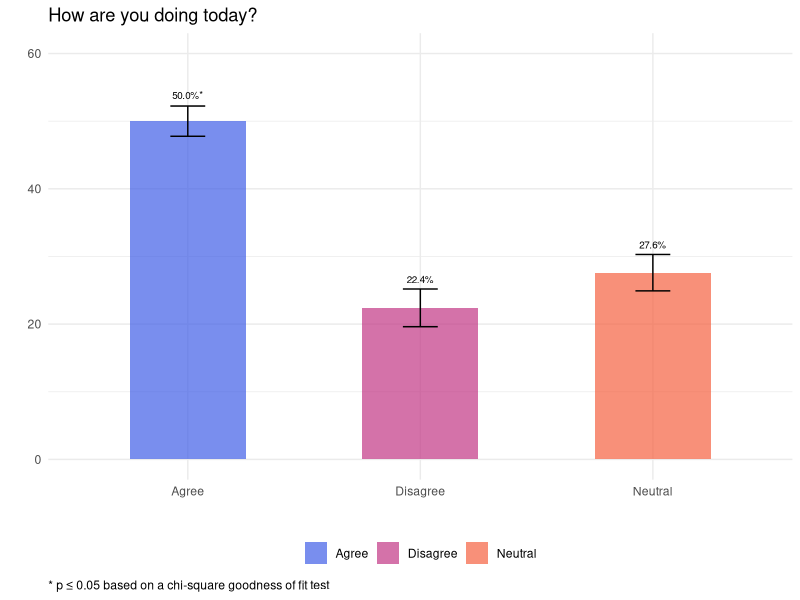
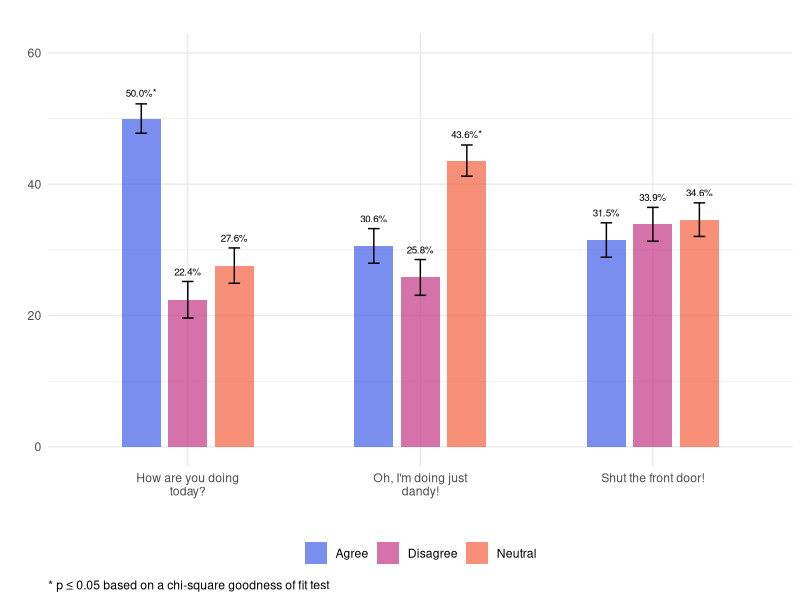

Reproduce these figures in R, in order.
## ---- chunk 1
# Import dependencies
library(dplyr)
library(ggplot2)
library(ggtext)
library(stringr)
library(tidyr)
## ---- chunk 2
# This function renders a grouped bar plot of all nominal vectors inputted
render_props <- function(x) {
  
  # This function runs a chi-square goodness of fit test and computes props for a nominal vector
  get_props <- function(x, label) {
    
    # Run Chi-square goodness of fit test
    test <- chisq.test(
      x = x %>%
        table %>% 
        unname
    )
    
    # Compute props
    props <- x %>% 
      table %>%
      prop.table %>%
      as_tibble %>%
      rename(level = ".", prop = n) %>%
      mutate(
        item = label,
        n = x %>%
          table %>%
          unname,
        error = sqrt((prop * (1 - prop)) / n) * 100,
        prop = round(prop * 100, 1),
        stat_sig = ""
      ) %>%
      relocate(item, .before = level)
    
    # If stat sig
    if(test$p.value <= 0.05) {
      
      # Identify prop with largest residual
      largest_residual <- which(abs(test$residuals) == max(abs(test$residuals)))
      
      # Add asterisk to stat_sig vector row with largest residual
      props$stat_sig[largest_residual] <- "*"
      
    }
    
    return(props)
    
  }
  
  # Wrap vector names if too long
  names(x) <- str_wrap(
    string = names(x),
    width = 20
  )

  # Pivot all nominal vectors long, then run each vector through the get_props function
  df <- x %>%
    pivot_longer(cols = all_of(names(x))) %>%
    group_by(name) %>%
    reframe(get_props(value, unique(name))) %>%
    ungroup() %>%
    mutate(
      item = factor(
        x = item,
        levels = all_of(names(x))
      )
    )
  
  # Create color palette
  color_palette <- c(
    "#405DE6", 
    "#5B51D8", 
    "#833AB4",
    "#C13584",
    "#E1306C",
    "#FD1D1D",
    "#F56040",
    "#F77737",
    "#FCAF45",
    "#FFDC80"
  )
  
  # Tweak plot based on number of items passed into function
  if(ncol(x) > 1) {
    
    # Select the number of colors needed
    fill_colors <- color_palette[
      seq(
        from = 1, 
        to = length(color_palette), 
        by = floor(length(color_palette) / length(levels(df$item)))
      )[1:length(levels(df$item))]
    ]
    
    # Set mapping content
    mapping_content <- aes(
      x = item, 
      y = prop, 
      fill = level,
      label = paste0(format(prop, nsmall = 1), "%", stat_sig)
    )
    
    # Set plot title
    plot_title <- ""
      
  } else {
    
    # Select the number of colors needed
    fill_colors <- color_palette[
      seq(
        from = 1, 
        to = length(color_palette), 
        by = floor(length(color_palette) / nrow(df))
      )[1:nrow(df)]
    ]
    
    # Set mapping content
    mapping_content <- aes(
      x = level, 
      y = prop, 
      fill = level,
      label = paste0(format(prop, nsmall = 1), "%", stat_sig)
    )
    
    # Set plot title
    plot_title <- gsub("\n", " ", df$item[1])
    
  }
  
  # Render bar plot
  ggplot(
    data = df,
    mapping = mapping_content
  ) + 
    geom_bar(
      stat = "identity", 
      width = 0.5, 
      position = position_dodge(width = 0.6), 
      alpha = 0.7
    ) +
    geom_text(
      position = position_dodge(width = 0.6),
      aes(vjust = -1.5, y = prop + (error / 1.5)), 
      size = 2.5
    ) +
    geom_errorbar(
      aes(ymin = prop - error, ymax = prop + error),
      width = 0.15,
      position = position_dodge(width = 0.6)
    ) + 
    scale_fill_manual(values = fill_colors) +
    scale_y_continuous(limits = c(0, min(100, max(df$prop + 10)))) +
    labs(
      title = plot_title,
      x = "", 
      y = "",
      caption = if_else(
        condition = "*" %in% df$stat_sig,
        true = "&ast; p &le; 0.05 based on a chi-square goodness of fit test",
        false = ""
      )
    ) +
    theme_minimal() +
    theme(
      legend.position = "bottom",
      legend.title = element_blank(),
      plot.caption = element_markdown(hjust = 0)
    )
  
} 
## ---- chunk 3
# Create fake data
df <- tibble(
  `How are you doing today?` = sample(
    x = c("Agree", "Disagree", "Neutral"),
    size = 1000,
    replace = TRUE,
    prob = c(0.5, 0.2, 0.3)
  ),
  `Oh, I'm doing just dandy!` = sample(
    x = c("Agree", "Disagree", "Neutral"),
    size = 1000,
    replace = TRUE,
    prob = c(0.3, 0.27, 0.43)
  ),
  `Shut the front door!` = sample(
    x = c("Agree", "Disagree", "Neutral"),
    size = 1000,
    replace = TRUE,
    prob = c(0.32, 0.33, 0.35)
  )
)
## ---- chunk 4
render_props(
  x = df %>% 
    select(`How are you doing today?`)
)
## ---- chunk 5
render_props(
  x = df %>% 
    select(
      `How are you doing today?`, 
      `Oh, I'm doing just dandy!`, 
      `Shut the front door!`
    )
)
